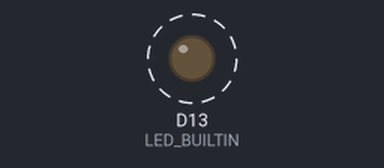
Simulated run of this program. Board: Adafruit Feather M0. Shown: output pins drawn as LEDs (lit = HIGH). Dashed ring = blinking. No radio packets arrive unless stated; pins used as bus, display or sensor lines are not drawn.

Above: at 0.6 s.
Timing chart, 0 to 3.1 s (numbered marks = the images above):
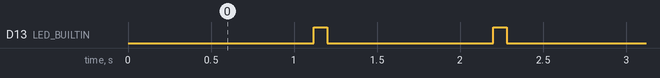

The program:

main.cpp
```cpp
#include <Arduino.h>
#include <SPI.h>
#include <RH_RF95.h>

// Comment this line out if running headless.
//#define START_SERIAL

#ifdef START_SERIAL
#define Println(a) (Serial.println(a))
#define Print(a) (Serial.print(a))
#else
#define Println(a)
#define Print(a)
#endif

// Feather m0 w/wing
#define RFM95_RST     11   // "A"
#define RFM95_CS      10   // "B"
#define RFM95_INT     6    // "D"

#define RF95_FREQ 434.0

// Singleton instance of the radio driver
RH_RF95 rf95(RFM95_CS, RFM95_INT);

void setup()
{
  pinMode(LED_BUILTIN, OUTPUT);
  pinMode(RFM95_RST, OUTPUT);
  digitalWrite(RFM95_RST, HIGH);

  #ifdef START_SERIAL
    Serial.begin(115200);
    while (!Serial) {
      delay(1);
    }
  #endif

  delay(100);

  Println("Feather LoRa TX Test!");

  // manual reset
  digitalWrite(RFM95_RST, LOW);
  delay(10);
  digitalWrite(RFM95_RST, HIGH);
  delay(10);

  while (!rf95.init()) {
    Println("LoRa radio init failed");
    Println("Uncomment '#define SERIAL_DEBUG' in RH_RF95.cpp for detailed debug info");
    while (1);
  }
  Println("LoRa radio init OK!");

  // Defaults after init are 434.0MHz, modulation GFSK_Rb250Fd250, +13dbM
  if (!rf95.setFrequency(RF95_FREQ)) {
    Println("setFrequency failed");
    while (1);
  }
  Print("Set Freq to: "); Println(RF95_FREQ);

  // Defaults after init are 434.0MHz, 13dBm, Bw = 125 kHz, Cr = 4/5, Sf = 128chips/symbol, CRC on

  // The default transmitter power is 13dBm, using PA_BOOST.
  // If you are using RFM95/96/97/98 modules which uses the PA_BOOST transmitter pin, then
  // you can set transmitter powers from 5 to 23 dBm:
  rf95.setTxPower(23, false);
}

int16_t packetnum = 0;  // packet counter, we increment per xmission

void loop()
{
  delay(1000); // Wait 1 second between transmits, could also 'sleep' here!
  digitalWrite(LED_BUILTIN, HIGH);
  Println("Transmitting..."); // Send a message to rf95_server

  char radiopacket[20] = "Hello World #      ";
  itoa(packetnum++, radiopacket+13, 10);
  Print("Sending "); Println(radiopacket);
  radiopacket[19] = 0;

  Println("Sending...");
  delay(10);
  rf95.send((uint8_t *)radiopacket, 20);

  Println("Waiting for packet to complete...");
  delay(10);
  rf95.waitPacketSent();
  digitalWrite(LED_BUILTIN, LOW);
}
```

Measured:
- by itself, D13 (LED_BUILTIN): alternates HIGH for 0.08 s and LOW for 1.0 s
